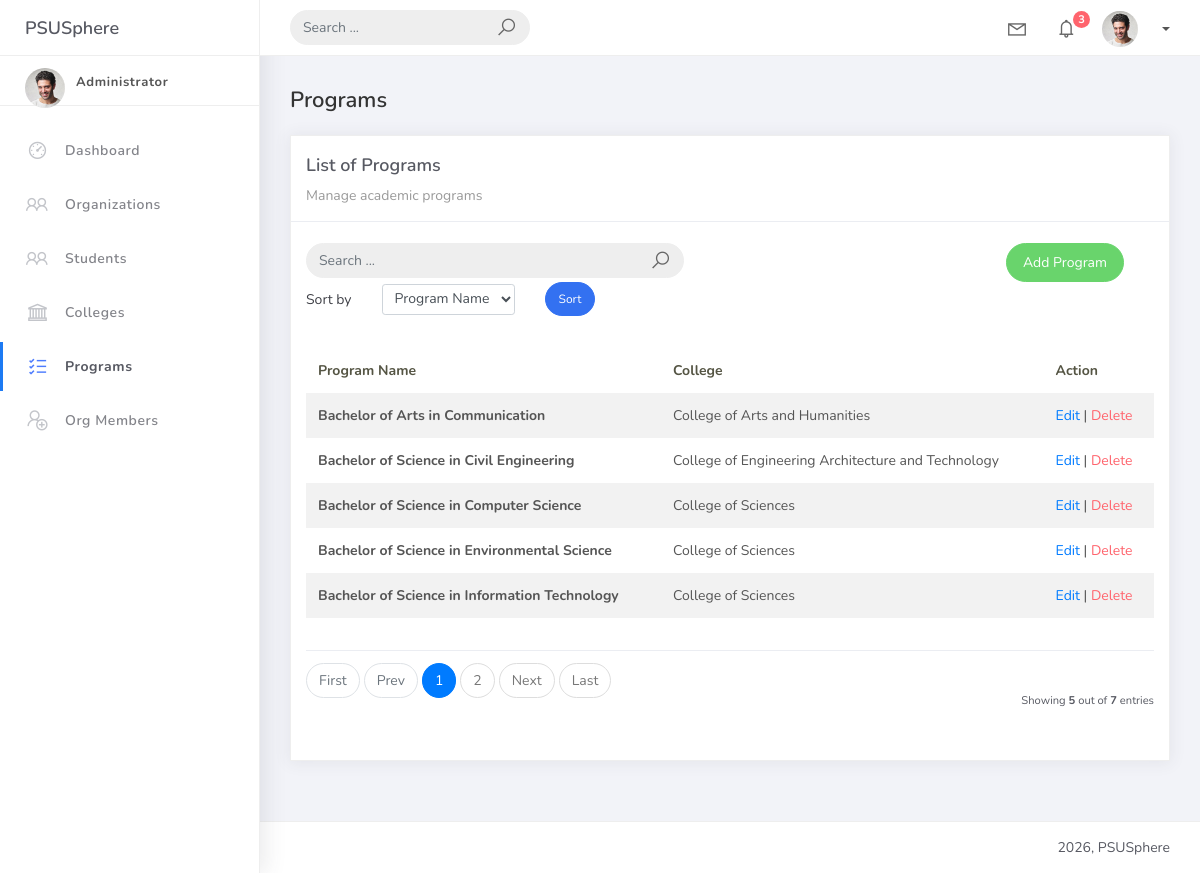
/program_list/, run on the app's committed database.
### studentorg/models.py (models this page shows, shortened)
class BaseModel(models.Model):
    created_at = models.DateTimeField(auto_now_add=True, db_index=True)
    updated_at = models.DateTimeField(auto_now=True)
    class Meta:
        abstract = True

class Program(BaseModel):
    prog_name = models.CharField(max_length=150)
    college = models.ForeignKey(College, on_delete=models.CASCADE, related_name="programs")

class College(BaseModel):
    college_name = models.CharField(max_length=150, unique=True)

### studentorg/views.py (the view)
# urls.py: path('program_list/', ProgramListView.as_view(), name='program-list'),
class ProgramListView(ListView):
    model = Program
    template_name = 'program_list.html'
    context_object_name = 'object_list'
    paginate_by = 5
    def get_queryset(self):
        query = self.request.GET.get('q')
        queryset = Program.objects.all()
        if query:
            queryset = queryset.filter(
                Q(prog_name__icontains=query) |
                Q(college__college_name__icontains=query)
            )
        return queryset.order_by("prog_name")

### templates/program_list.html (shortened to what this page needs)
{% extends 'base.html' %}
{% load static %}
{% block content %}
<h4 class="page-title">Programs</h4>
<div class="row">
    <div class="col-md-12">
        <div class="card">
            <div class="card-header">
                <div class="card-title">List of Programs</div>
                <div class="card-category">Manage academic programs</div>
            </div>
            <br />
            <div class="col-md-12 row">
                <div class="col-md-6">
                    <form class="navbar-left navbar-form nav-search mr-md-3" method="GET" action="{% url 'program-list' %}">
                        <div class="input-group">
                            <input type="text" name="q" placeholder="Search ..." class="form-control" value="{{ request.GET.q|default:'' }}">
                            <div class="input-group-append">
                                <span class="input-group-text">
                                    <i class="la la-search search-icon"></i>
                                </span>
                            </div>
                        </div>
                    </form>
                </div>
                <div class="col-md-6">
                    <div class="pull-right">
                        <a href="{% url 'program-add' %}" class="btn btn-success btn-rounded">Add Program</a>
                    </div>
                </div>
            </div>
<div class="col-md-12">
    <form method="get" class="row g-2 align-items-center">
        <div class="col-auto">
            <label for="smallSelect" class="col-form-label">Sort by</label>
        </div>
        <div class="col-auto">
            <select class="form-control form-control-sm" id="smallSelect" name="sort_by">
<option value="prog_name" {% if request.GET.sort_by == "prog_name" %}selected{% endif %}>
    Program Name
</option>
            </select>
        </div>
        <div class="col-auto">
            <button type="submit" class="btn btn-primary btn-sm btn-rounded">Sort</button>
        </div>
    </form>
</div>
            <div class="card-body">
                <div class="table-responsive">
                    <table class="table table-striped mt-3">
                        <thead>
                            <tr>
                                <th scope="col">Program Name</th>
                                <th scope="col">College</th>
                                <th scope="col">Action</th>
                            </tr>
                        </thead>
                        <tbody>
                            {% for object in object_list %}
                            <tr>
                                <td><strong>{{ object.prog_name }}</strong></td>
                                <td>{{ object.college.college_name }}</td>
                                <td>
                                    <a href="{% url 'program-update' object.id %}">Edit</a> |
                                    <a href="{% url 'program-delete' object.id %}" class="text-danger">Delete</a>
                                </td>
                            </tr>
                            {% empty %}
                            <tr>
                                <td colspan="3" style="text-align: center">
                                    <p class="text-sm font-weight-bold mb-0">No Records Found</p>
                                </td>
                            </tr>
                            {% endfor %}
                        </tbody>
                    </table>
                </div>
                {% include 'includes/pagination.html' %}
            </div>
        </div>
    </div>
</div>
{% endblock %}

### data on the page
Program: prog_name "Bachelor of Arts in Communication", college.college_name "College of Arts and Humanities"
Program: prog_name "Bachelor of Science in Civil Engineering", college.college_name "College of Engineering Architecture and Technology"
Program: prog_name "Bachelor of Science in Computer Science", college.college_name "College of Sciences"
Program: prog_name "Bachelor of Science in Environmental Science", college.college_name "College of Sciences"
Program: prog_name "Bachelor of Science in Information Technology", college.college_name "College of Sciences"

### other printed values
{{ page_num }} "1"
{{ page_num }} "2"
{{ object_list.count }} "5"
{{ paginator.count }} "7"
